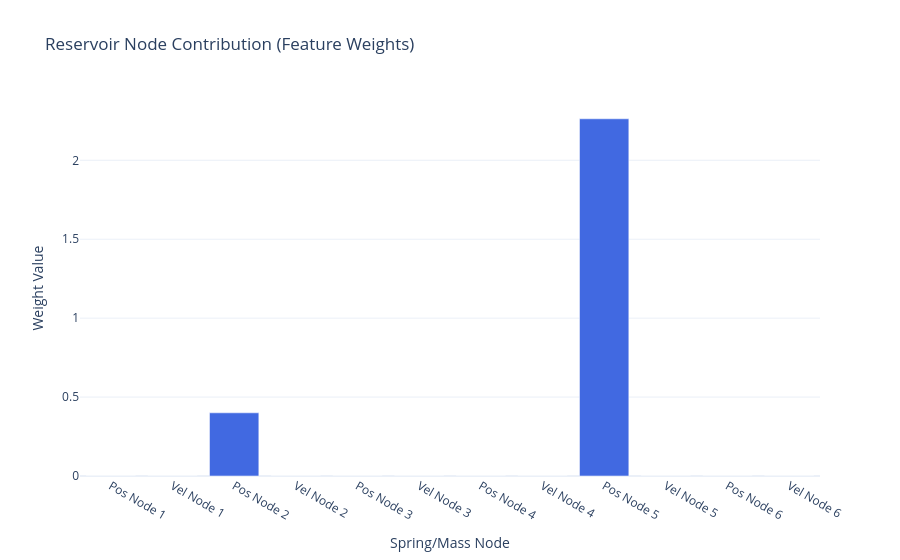
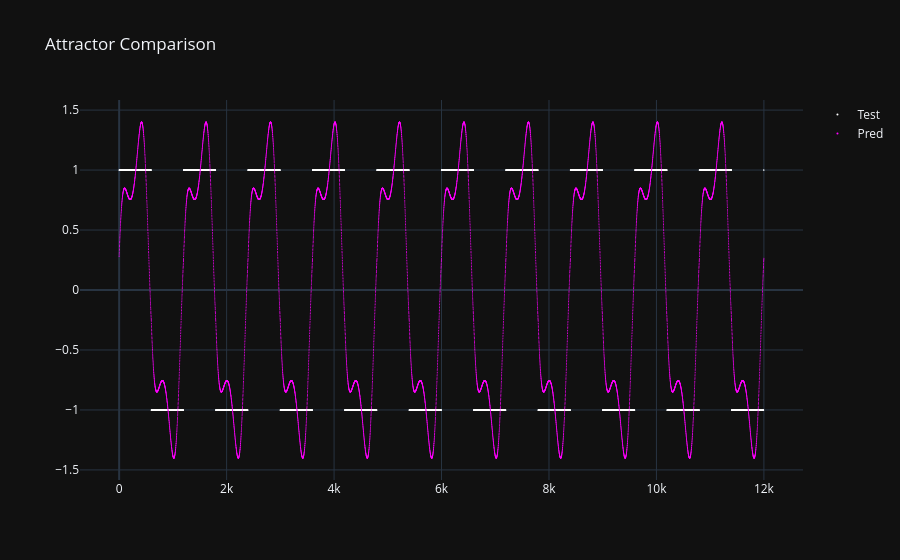
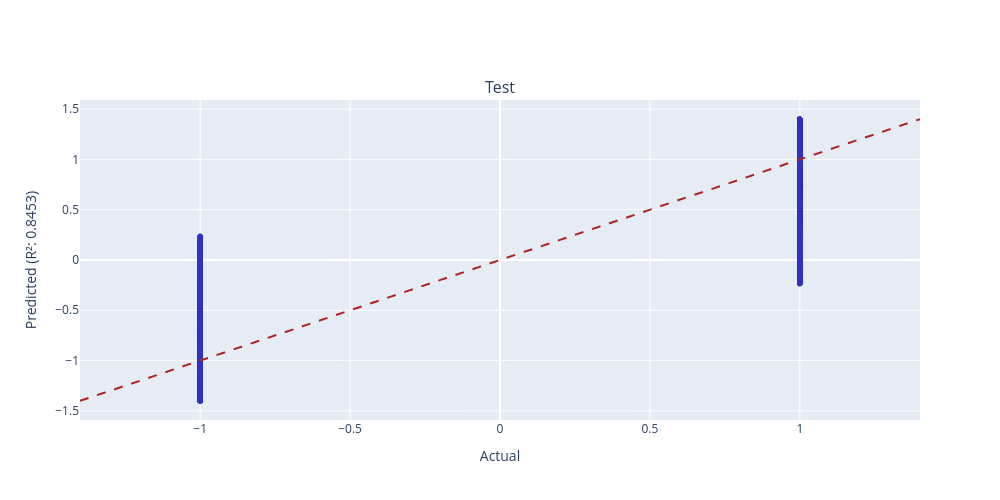

Notebook source saved alongside these figures, in order:
### Code cell
weight_plot(model.coef_).show()
scatter_plot([Y_test, Y_pred]).show()
r_2_plots_grid(Y_test, Y_pred, ["Test", "Pred"]).show()

### Figure 1 — Plotly figure (JSON) as saved in the notebook; plotly's stock layout.template omitted (floating-point values rounded to 4 significant figures)
{"data": [{"marker": {"color": ["royalblue", "royalblue", "royalblue", "royalblue", "royalblue", "royalblue", "royalblue", "royalblue", "royalblue", "royalblue", "royalblue", "royalblue"]}, "type": "bar", "x": ["Pos Node 1", "Vel Node 1", "Pos Node 2", "Vel Node 2", "Pos Node 3", "Vel Node 3", "Pos Node 4", "Vel Node 4", "Pos Node 5", "Vel Node 5", "Pos Node 6", "Vel Node 6"], "y": [0.0, 0.0, 0.4003, 0.0, 0.0, 0.0, 0.0, 0.0, 2.263, 0.0, 0.0, 0.0]}], "layout": {"title": {"text": "Reservoir Node Contribution (Feature Weights)"}, "xaxis": {"title": {"text": "Spring/Mass Node"}}, "yaxis": {"title": {"text": "Weight Value"}}}}

### Figure 2 — Plotly figure (JSON) as saved in the notebook; plotly's stock layout.template omitted (floating-point values rounded to 4 significant figures; data arrays with more than 128 entries replaced by an {"elided": "..."} marker saying what was removed)
{"data": [{"marker": {"color": "white", "size": 1}, "mode": "markers", "name": "Test", "type": "scatter", "x": {"elided": "12000 int values"}, "y": {"elided": "12000 int values"}}, {"marker": {"color": "magenta", "size": 1}, "mode": "markers", "name": "Pred", "type": "scatter", "x": {"elided": "12000 int values"}, "y": {"elided": "12000 float values"}}], "layout": {"title": {"text": "Attractor Comparison"}}}

### Figure 3 — Plotly figure (JSON) as saved in the notebook; plotly's stock layout.template omitted (floating-point values rounded to 4 significant figures; data arrays with more than 128 entries replaced by an {"elided": "..."} marker saying what was removed)
{"data": [{"marker": {"color": "rgba(50, 50, 200, 0.5)", "size": 5}, "mode": "markers", "name": "Data", "type": "scatter", "x": {"elided": "12000 int values"}, "xaxis": "x", "y": {"elided": "12000 float values"}, "yaxis": "y"}, {"line": {"color": "firebrick", "dash": "dash"}, "mode": "lines", "name": "Ideal", "type": "scatter", "x": [-1.401, 1.401], "xaxis": "x", "y": [-1.401, 1.401], "yaxis": "y"}], "layout": {"annotations": [{"font": {"size": 16}, "showarrow": false, "text": "Test", "x": 0.5, "xanchor": "center", "xref": "paper", "y": 1, "yanchor": "bottom", "yref": "paper"}], "height": 500, "showlegend": false, "width": 1000, "xaxis": {"anchor": "y", "domain": [0, 1], "title": {"text": "Actual"}}, "yaxis": {"anchor": "x", "domain": [0, 1], "title": {"text": "Predicted (R²: 0.8453)"}}}}
